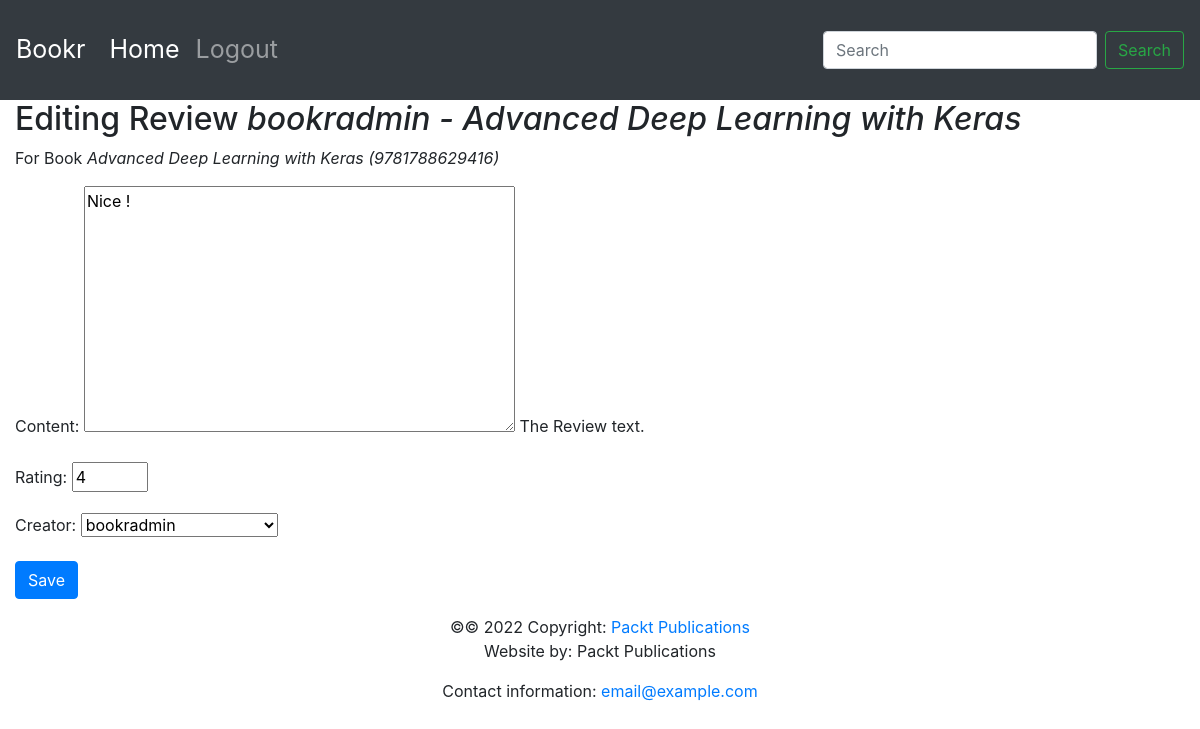
The app's page /books/1/reviews/4/ with its own data.
### reviews/models.py (models this page shows)
class Review(models.Model):
    content = models.TextField(help_text="The Review text.")
    rating = models.IntegerField(help_text="The rating the reviewer has given.")
    date_created = models.DateTimeField(
        auto_now_add=True,
        help_text="The date and time the review was created.")
    date_edited = models.DateTimeField(
        null=True,
        help_text="The date and time the review was last edited.")
    creator = models.ForeignKey(
        auth.get_user_model(),
        on_delete=models.CASCADE)
    book = models.ForeignKey(
        Book,
        on_delete=models.CASCADE,
        help_text="The Book that this review is for.")
    def __str__(self):
        return "{} - {}".format(self.creator, self.book.title)

class Book(models.Model):
    title = models.CharField(
        max_length=70,
        help_text="The title of the book.")
    publication_date = models.DateField(
        verbose_name="Date the book was published.")
    isbn = models.CharField(
        max_length=20,
        verbose_name="ISBN number of the book.")
    publisher = models.ForeignKey(
        Publisher,
        on_delete=models.CASCADE)
    contributors = models.ManyToManyField(
        'Contributor',
        through="BookContributor")
    def __str__(self):
        return "{} ({})".format(self.title, self.isbn)

### reviews/views.py (the view)
def review_edit(request, book_pk, review_pk=None):
    book = get_object_or_404(Book, pk=book_pk)
    if review_pk is not None:
        review = get_object_or_404(Review, book_id=book_pk, pk=review_pk)
    else:
        review = None
    if request.method == "POST":
        form = ReviewForm(request.POST, instance=review)
        if form.is_valid():
            updated_review = form.save(False)
            updated_review.book = book
            if review is None:
                messages.success(request, 'Review for "{}" created.'.format(book))
            else:
                updated_review.date_edited = timezone.now()
                messages.success(request, 'Review for "{}" updated.'.format(book))
            updated_review.save()
            return redirect("book_detail", book.pk)
    else:
        form = ReviewForm(instance=review)
    return render(
        request,
        "reviews/instance-form.html",
        {
            "form": form,
            "instance": review,
            "model_type": "Review",
            "related_instance": book,
            "related_model_type": "Book",
        },
    )

### reviews/forms.py
class ReviewForm(forms.ModelForm):
    class Meta:
        model = Review
        exclude = ["date_edited", "book"]
    rating = forms.IntegerField(min_value=0, max_value=5)

### reviews/templates/reviews/instance-form.html (shortened to what this page needs)
{% extends 'base.html' %}
{% block content %}
<h2>
    {% if instance %}
    Editing {{ model_type }} <em>{{ instance }}</em>
    {% else %}
    New {{ model_type }}
    {% endif %}
</h2>
{% if related_instance and related_model_type %}
<p>For {{ related_model_type }} <em>{{ related_instance }}</em></p>
{% endif %}
<form method="post">
    {{ form.as_p }}
    <button type="submit" class="btn btn-primary">
        {% if instance %}Save{% else %}Create{% endif %}
    </button>
</form>
{% endblock %}

### records on screen
Review: creator+book "bookradmin - Advanced Deep Learning with Keras", content "Nice !", rating "4", creator "bookradmin"
Book: title+isbn "Advanced Deep Learning with Keras (9781788629416)"

### other values on screen
{{ model_type }} "Review"
{{ related_model_type }} "Book"
